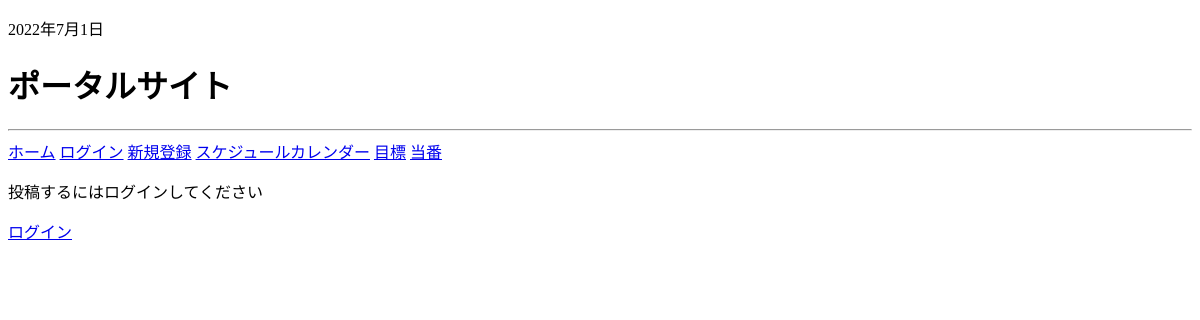
The app's page /bulletinboard/, older data.
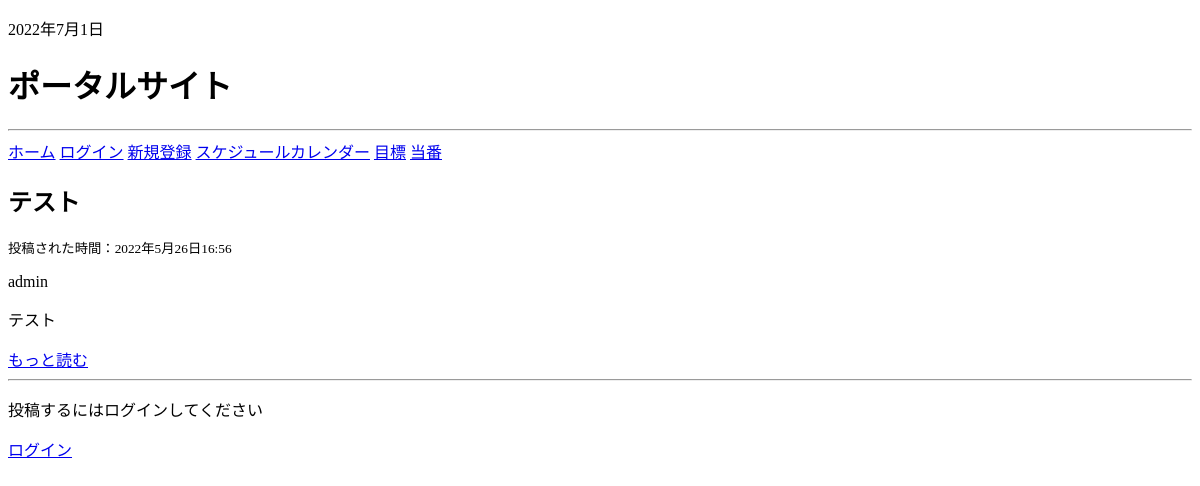
The same page, newer data.
### app/models.py (models this page shows)
class Post(models.Model):
    user = models.ForeignKey(User, on_delete=models.CASCADE)
    title = models.CharField('タイトル',max_length=255)
    slug = models.SlugField(unique=True, default=random_url)
    intro = models.TextField()
    body = models.TextField('内容')
    posted_date = models.DateTimeField(auto_now_add=True)

### app/views.py (the view)
# urls.py: path('bulletinboard/', bulletinboard, name="bulletinboard"),
def bulletinboard(request):
    posts = Post.objects.all()
    user = request.user
    if request.method == "POST":
        post_forms = PostForm(request.POST)
        if post_forms.is_valid():
            posts2 = post_forms.save(commit=False)
            posts2.user = request.user
            posts2.post = posts
            posts2.save()
            return redirect("bulletinboard")
    else:
        post_forms = PostForm()
        return render(request, "blog/bulletinboard.html", {"posts": posts, "post_forms":post_forms})
    return render(request, "blog/bulletinboard.html", {"posts": posts, "post_forms": post_forms, "user":user})

### app/context_processors.py (called while the page is built)
def some_processor(request: HttpRequest):
    year_month = []
    date = datetime.date.today()
    date = date.replace(year=date.year, month=date.month, day=1)
    year_month.append(date)
    context = {}
    now = datetime.datetime.now()
    context["now"] = now
    context["year_month_day"] = year_month
    goal_all = Goal.objects.all()
    for i in range(0, len(goal_all)):
        goal_first = goal_all[i]
        context["goal_first"] = goal_first
        if 1 != goal_first:
            break
    return context

### app/models.py (called while the page is built)
def random_url():
     chars = '0123456789abcdefghijkmnopqrstuvwxzyABCDEFGHIJKLMNOPQRSTUVWXYZ'
     url = ''.join(random.choice(chars)for i in range(16))
     return url

### app/templates/blog/bulletinboard.html
{% extends "blog/base.html" %}
{% block content %}
<body>
{% for post in posts %}
<div class="post block">
    <h2 class="subtitle">{{post.title}}</h2>
    <small>投稿された時間：{{post.posted_date}}</small>
    <p>{{post.user}}</p>
    <p>{{post.intro}}</p>
    <a href="{% url 'post_detail' post.slug %}">もっと読む</a>
    <hr />
</div>
{% endfor %}
    {% if user.is_authenticated %}
    <h2 class="subtitle">投稿を追加</h2>
    <form action="." method="post">
        {% csrf_token %}
        {{post_forms.as_p}}
        <div class="field">
            <div class="control">
                <button class="button is-danger">送信</button>
            </div>
        </div>
    </form>
    {% else %}
    <div>
        <p>投稿するにはログインしてください</p>
        <a href="{% url 'login' %}" class="btn">ログイン</a>
    </div>
    {% endif %}
</body>
{% endblock %}

Row changes from the older to the newer data that the page shows:
added Post: title "テスト", posted_date "2022年5月26日16:56", user "admin", intro "テスト"
